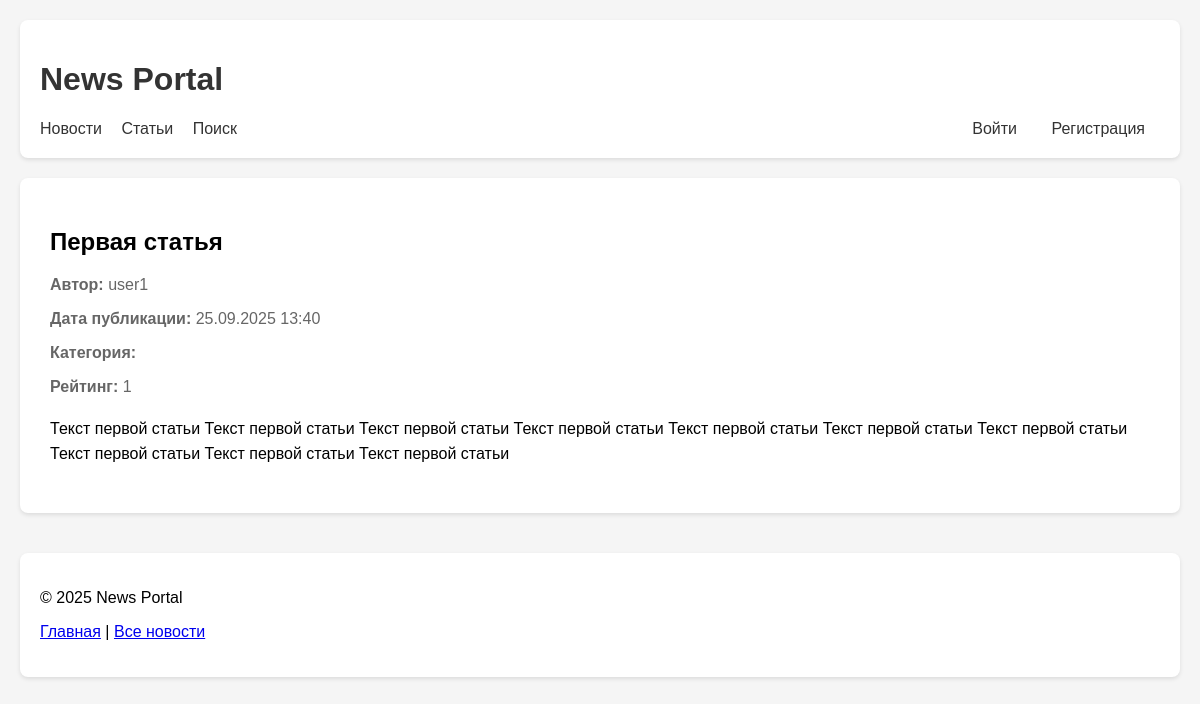
The app's page /news/articles/4/, older data.
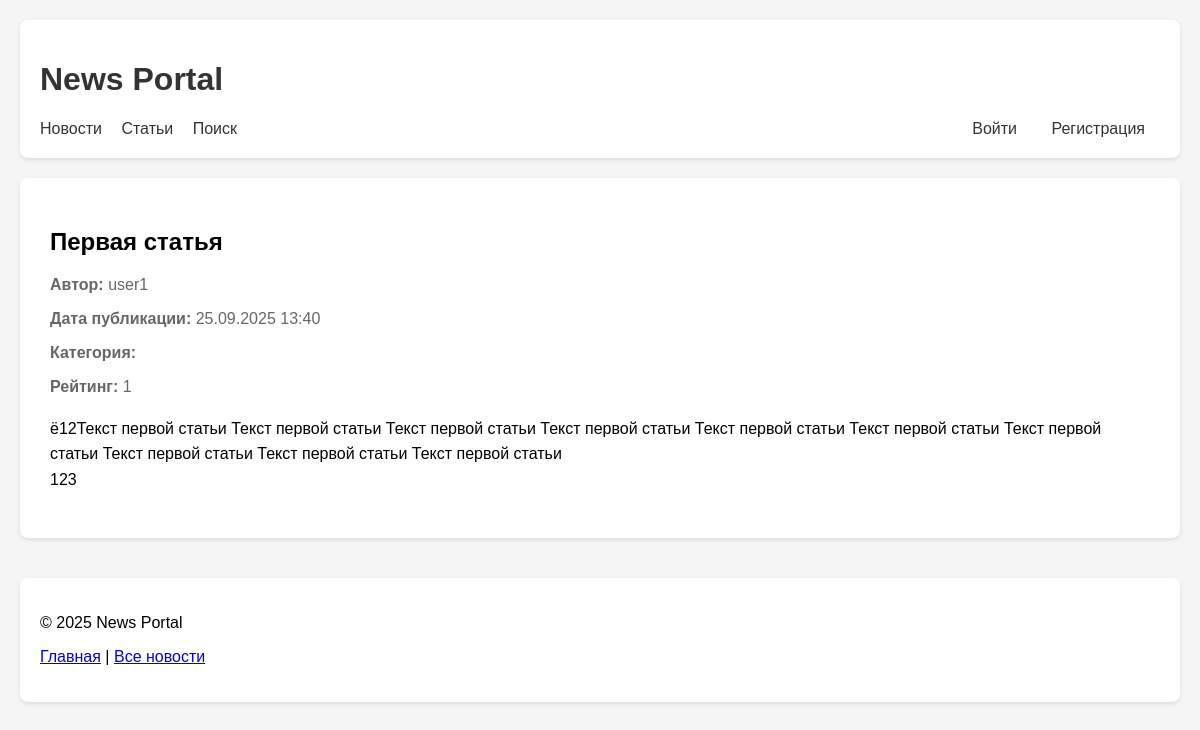
The same page, newer data.
### news/models.py (models this page shows, shortened)
class Post(models.Model):
    ARTICLE = 'AR'
    NEWS = 'NW'
    POST_TYPES = [
        (ARTICLE, 'Статья'),
        (NEWS, 'Новость'),
    ]
    author = models.ForeignKey(Author, on_delete=models.CASCADE)
    post_type = models.CharField(max_length=2, choices=[('NW', 'Новость'), ('AR', 'Статья')])
    created_at = models.DateTimeField(auto_now_add=True)
    updated_at = models.DateTimeField(auto_now=True)
    categories = models.ManyToManyField(Category, through='PostCategory')
    title = models.CharField(max_length=200)
    content = models.TextField()
    rating = models.IntegerField(default=0)

class Author(models.Model):
    user = models.OneToOneField(User, on_delete=models.CASCADE)
    rating = models.IntegerField(default=0)

### news/views.py (the view)
# urls.py: path('articles/<int:pk>/', views.ArticleDetail.as_view(), name='article_detail'),
@method_decorator(cache_page(300), name='dispatch')
class ArticleDetail(DetailView):
    model = Post
    template_name = 'news/article_detail.html'
    context_object_name = 'article'
    def get_queryset(self):
        return Post.objects.filter(post_type='AR')

### news/context_processors.py (called while the page is built)
def user_groups(request):
    return {
        'is_author': request.user.groups.filter(name='authors').exists() if request.user.is_authenticated else False
    }

### news/templatetags/censor_filters.py (called while the page is built)
@register.filter
def censor(value):
    if not isinstance(value, str):
        return value
    result = value
    for root_pattern in CENSOR_ROOTS:
        pattern = r'\b\w*' + root_pattern + r'\w*\b'
        matches = re.finditer(pattern, result, re.IGNORECASE)
        for match in matches:
            original_word = match.group()
            if len(original_word) > 1:
                censored_word = original_word[0] + '*' * (len(original_word) - 1)
                result = re.sub(r'\b' + re.escape(original_word) + r'\b', censored_word, result)
    return result

### templates/news/article_detail.html (shortened to what this page needs)
{% extends 'default.html' %}
{% load censor_filters %}
{% block content %}
<div style="max-width: 1200px; margin: 0 auto;">
    <article class="article-detail">
        <h1>{{ article.title|censor }}</h1>
        <div class="article-meta" style="color: #666; margin-bottom: 20px;">
            <p><strong>Автор:</strong> {{ article.author.user.username }}</p>
            <p><strong>Дата публикации:</strong> {{ article.created_at|date:"d.m.Y H:i" }}</p>
            <p><strong>Категория:</strong> {{ article.category.name }}</p>
            <p><strong>Рейтинг:</strong> {{ article.rating }}</p>
        </div>
        <div class="article-content" style="line-height: 1.6; font-size: 16px;">
            {{ article.content|linebreaks|censor }}
        </div>
    </article>
</div>
{% endblock %}

Row changes from the older to the newer data that the page shows:
changed Post "Первая статья": content|censor "Текст первой статьи Текст первой статьи Текст первой статьи Текст первой статьи Текст первой статьи Текст первой статьи Текст первой статьи Текст первой статьи Текст первой статьи Текст первой статьи" → "ё12Текст первой статьи Текст первой статьи Текст первой статьи Текст первой статьи Текст первой статьи Текст первой статьи Текст первой статьи Текст первой статьи Текст первой статьи Текст первой статьи 123"
